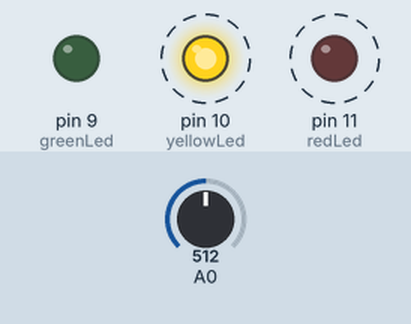
A sketch run on a simulated Arduino Uno, built with avr-gcc and run on an emulated ATmega328P. Parts: output pins drawn as LEDs (lit = HIGH). Dashed ring = blinking. The test bench sets the inputs (shaded band); at power-on: A0 = 512.

Above: at 2.8 s.
2.9 s: A0 set to 122
6.4 s: A0 set to 0
At 7.35 s:
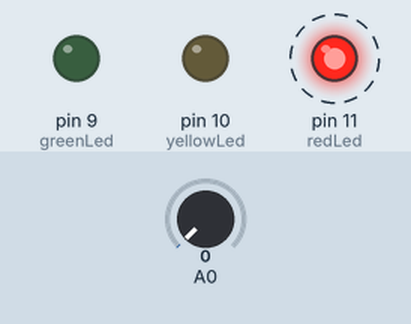
At 8.26 s:
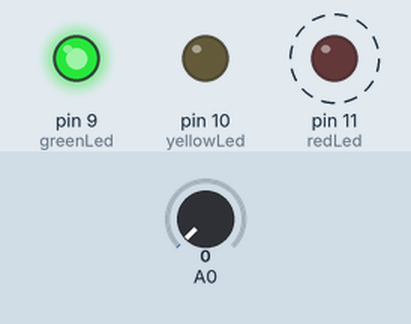
9.9 s: A0 set to 306
At 10.38 s:
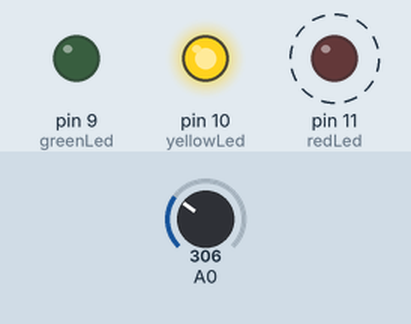
Timing chart, 0 to 19.4 s (numbered marks = the images above; inputs shaded):
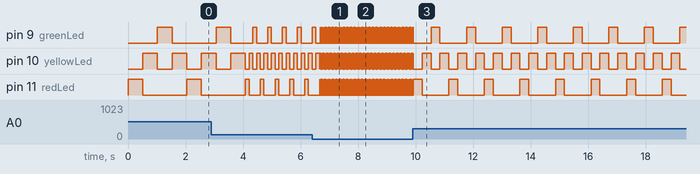

Measured:
- after the input at 6.4 s, pin 11 (redLed): alternates HIGH for 0.01 s and LOW for 0.03 s, starting after 0.27 s
- after the input at 9.9 s, pin 11 (redLed): alternates HIGH for 0.31 s and LOW for 0.93 s, starting after 0.33 s
- by itself, pin 9 (greenLed): repeats every 1.2 s: HIGH 0.31 s, LOW 0.93 s
- by itself, pin 10 (yellowLed): repeats every 0.62 s: LOW 0.31 s, HIGH 0.31 s
- by itself, pin 11 (redLed): alternates HIGH for 0.13 s and LOW for 0.39 s

The sketch:

Semaforo.ino
```cpp
int redLed = 11;
int yellowLed = 10;
int greenLed = 9;

void setup(){
  pinMode(redLed, OUTPUT);
  pinMode(yellowLed, OUTPUT);
  pinMode(greenLed, OUTPUT);
}

void loop(){
  float readFromPoteciometer = analogRead(A0);
  float multiplier = 0.01 + readFromPoteciometer / 1023.0;

  digitalWrite(redLed, HIGH);
  delay(1000 * multiplier);
  digitalWrite(redLed, LOW);

  digitalWrite(yellowLed, HIGH);
  delay(1000 * multiplier);
  digitalWrite(yellowLed, LOW);

  digitalWrite(greenLed, HIGH);
  delay(1000 * multiplier);
  digitalWrite(greenLed, LOW);

  digitalWrite(yellowLed, HIGH);
  delay(1000 * multiplier);
  digitalWrite(yellowLed, LOW);
}
```
